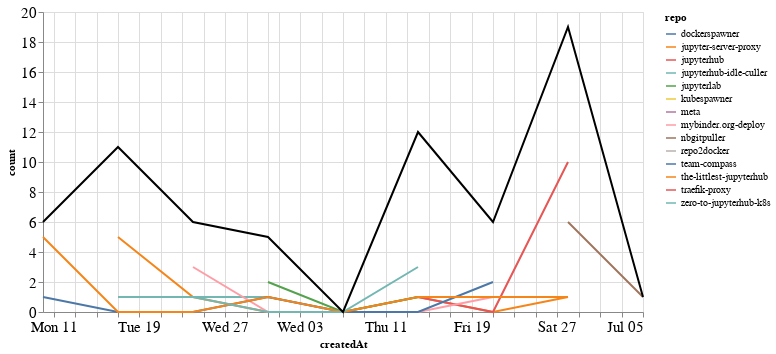

Notebook code for this chart:
### Markdown cell above
## Comments

### Code cell
comments_time = comments.groupby('repo').resample('W', on='createdAt').count()['author'].reset_index()
comments_time = comments_time.rename(columns={'author': 'count'})
comments_time_total = comments_time.groupby('createdAt').agg({"count": "sum"}).reset_index()
ch1 = alt.Chart(comments_time, width=600).mark_line().encode(
    x='createdAt',
    y='count',
    color='repo',
    tooltip="repo"
)

ch2 = alt.Chart(comments_time_total, width=600).mark_line(color="black").encode(
    x='createdAt',
    y='count',
)

ch1 + ch2

### Figure 1 — Vega-Lite specification as saved in the notebook (floating-point values rounded to 4 significant figures)
{"config": {"axisLeft": {"labelFontSize": 15}, "axisBottom": {"labelFontSize": 15}}, "layer": [{"data": {"name": "data-3c1660370ee4e5fbec7590966b38935f"}, "mark": "line", "encoding": {"color": {"type": "nominal", "field": "repo"}, "tooltip": {"type": "nominal", "field": "repo"}, "x": {"type": "temporal", "field": "createdAt"}, "y": {"type": "quantitative", "field": "count"}}, "width": 600}, {"data": {"name": "data-1372e93ae12e907309c0084aa80673a4"}, "mark": {"type": "line", "color": "black"}, "encoding": {"x": {"type": "temporal", "field": "createdAt"}, "y": {"type": "quantitative", "field": "count"}}, "width": 600}], "$schema": "https://vega.github.io/schema/vega-lite/v4.8.1.json", "datasets": {"data-3c1660370ee4e5fbec7590966b38935f": [{"repo": "dockerspawner", "createdAt": "2020-06-14T00:00:00", "count": 4}, {"repo": "jupyter-server-proxy", "createdAt": "2020-05-17T00:00:00", "count": 5}, {"repo": "jupyter-server-proxy", "createdAt": "2020-05-24T00:00:00", "count": 1}, {"repo": "jupyter-server-proxy", "createdAt": "2020-05-31T00:00:00", "count": 0}, {"repo": "jupyter-server-proxy", "createdAt": "2020-06-07T00:00:00", "count": 0}, {"repo": "jupyter-server-proxy", "createdAt": "2020-06-14T00:00:00", "count": 1}, {"repo": "jupyter-server-proxy", "createdAt": "2020-06-21T00:00:00", "count": 0}, {"repo": "jupyter-server-proxy", "createdAt": "2020-06-28T00:00:00", "count": 1}, {"repo": "jupyterhub", "createdAt": "2020-06-14T00:00:00", "count": 1}, {"repo": "jupyterhub", "createdAt": "2020-06-21T00:00:00", "count": 0}, {"repo": "jupyterhub", "createdAt": "2020-06-28T00:00:00", "count": 10}, {"repo": "jupyterhub-idle-culler", "createdAt": "2020-05-24T00:00:00", "count": 1}, {"repo": "jupyterhub-idle-culler", "createdAt": "2020-05-31T00:00:00", "count": 1}, {"repo": "jupyterhub-idle-culler", "createdAt": "2020-06-07T00:00:00", "count": 0}, {"repo": "jupyterhub-idle-culler", "createdAt": "2020-06-14T00:00:00", "count": 1}, {"repo": "jupyterhub-idle-culler", "createdAt": "2020-06-21T00:00:00", "count": 1}, {"repo": "jupyterlab", "createdAt": "2020-05-31T00:00:00", "count": 2}, {"repo": "jupyterlab", "createdAt": "2020-06-07T00:00:00", "count": 0}, {"repo": "jupyterlab", "createdAt": "2020-06-14T00:00:00", "count": 1}, {"repo": "kubespawner", "createdAt": "2020-06-21T00:00:00", "count": 1}, {"repo": "meta", "createdAt": "2020-06-28T00:00:00", "count": 1}, {"repo": "mybinder.org-deploy", "createdAt": "2020-05-24T00:00:00", "count": 3}, {"repo": "mybinder.org-deploy", "createdAt": "2020-05-31T00:00:00", "count": 0}, {"repo": "mybinder.org-deploy", "createdAt": "2020-06-07T00:00:00", "count": 0}, {"repo": "mybinder.org-deploy", "createdAt": "2020-06-14T00:00:00", "count": 0}, {"repo": "mybinder.org-deploy", "createdAt": "2020-06-21T00:00:00", "count": 1}, {"repo": "nbgitpuller", "createdAt": "2020-06-28T00:00:00", "count": 6}, {"repo": "nbgitpuller", "createdAt": "2020-07-05T00:00:00", "count": 1}, {"repo": "repo2docker", "createdAt": "2020-05-17T00:00:00", "count": 1}, {"repo": "team-compass", "createdAt": "2020-05-10T00:00:00", "count": 1}, {"repo": "team-compass", "createdAt": "2020-05-17T00:00:00", "count": 0}, {"repo": "team-compass", "createdAt": "2020-05-24T00:00:00", "count": 0}, {"repo": "team-compass", "createdAt": "2020-05-31T00:00:00", "count": 1}, {"repo": "team-compass", "createdAt": "2020-06-07T00:00:00", "count": 0}, {"repo": "team-compass", "createdAt": "2020-06-14T00:00:00", "count": 0}, {"repo": "team-compass", "createdAt": "2020-06-21T00:00:00", "count": 2}, {"repo": "the-littlest-jupyterhub", "createdAt": "2020-05-10T00:00:00", "count": 5}, {"repo": "the-littlest-jupyterhub", "createdAt": "2020-05-17T00:00:00", "count": 0}, {"repo": "the-littlest-jupyterhub", "createdAt": "2020-05-24T00:00:00", "count": 0}, {"repo": "the-littlest-jupyterhub", "createdAt": "2020-05-31T00:00:00", "count": 1}, {"repo": "the-littlest-jupyterhub", "createdAt": "2020-06-07T00:00:00", "count": 0}, {"repo": "the-littlest-jupyterhub", "createdAt": "2020-06-14T00:00:00", "count": 1}, {"repo": "the-littlest-jupyterhub", "createdAt": "2020-06-21T00:00:00", "count": 1}, {"repo": "the-littlest-jupyterhub", "createdAt": "2020-06-28T00:00:00", "count": 1}, {"repo": "traefik-proxy", "createdAt": "2020-05-17T00:00:00", "count": 4}, {"repo": "zero-to-jupyterhub-k8s", "createdAt": "2020-05-17T00:00:00", "count": 1}, {"repo": "zero-to-jupyterhub-k8s", "createdAt": "2020-05-24T00:00:00", "count": 1}, {"repo": "zero-to-jupyterhub-k8s", "createdAt": "2020-05-31T00:00:00", "count": 0}, {"repo": "zero-to-jupyterhub-k8s", "createdAt": "2020-06-07T00:00:00", "count": 0}, {"repo": "zero-to-jupyterhub-k8s", "createdAt": "2020-06-14T00:00:00", "count": 3}], "data-1372e93ae12e907309c0084aa80673a4": [{"createdAt": "2020-05-10T00:00:00", "count": 6}, {"createdAt": "2020-05-17T00:00:00", "count": 11}, {"createdAt": "2020-05-24T00:00:00", "count": 6}, {"createdAt": "2020-05-31T00:00:00", "count": 5}, {"createdAt": "2020-06-07T00:00:00", "count": 0}, {"createdAt": "2020-06-14T00:00:00", "count": 12}, {"createdAt": "2020-06-21T00:00:00", "count": 6}, {"createdAt": "2020-06-28T00:00:00", "count": 19}, {"createdAt": "2020-07-05T00:00:00", "count": 1}]}}
